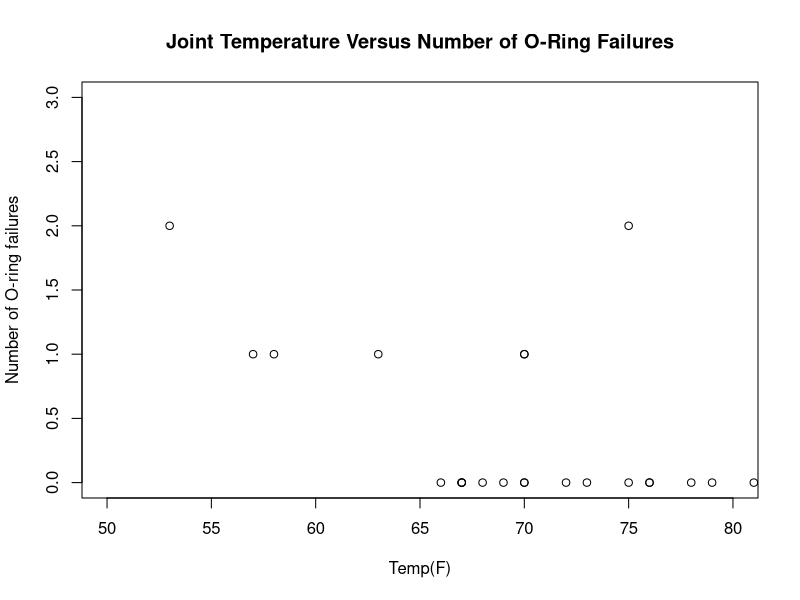
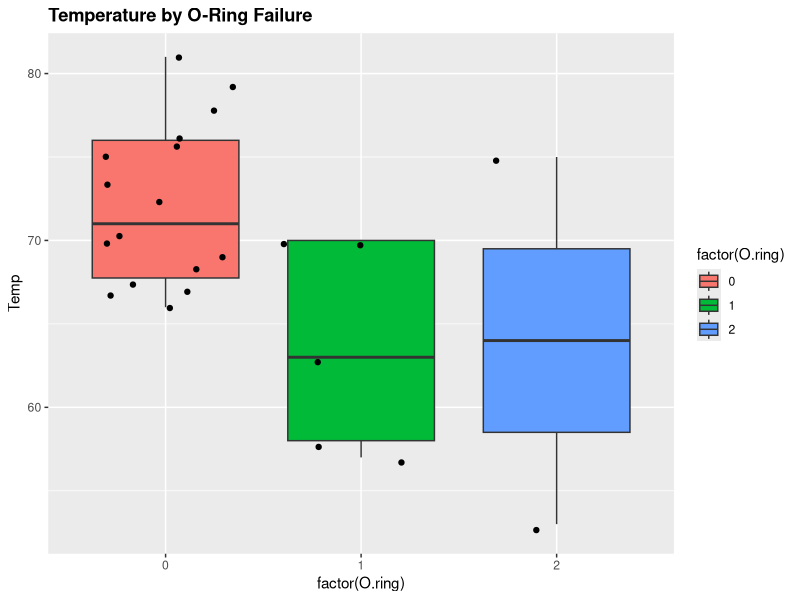
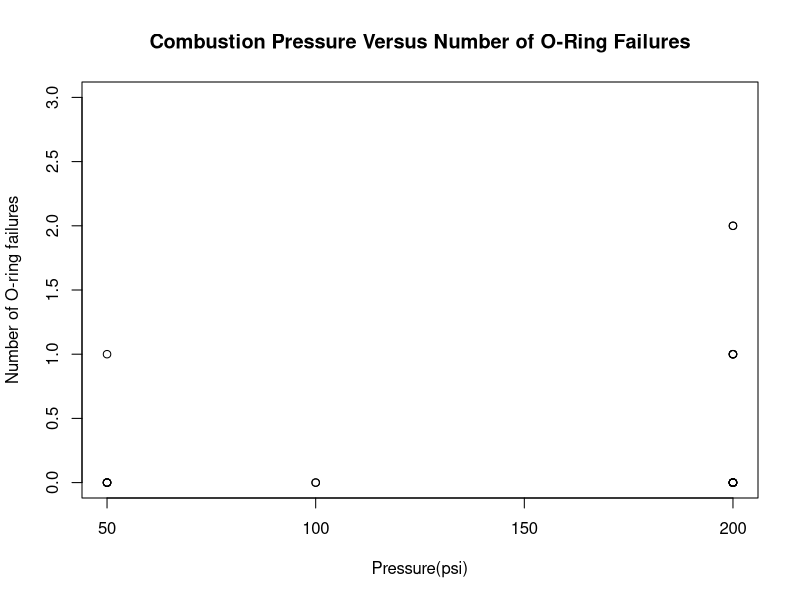
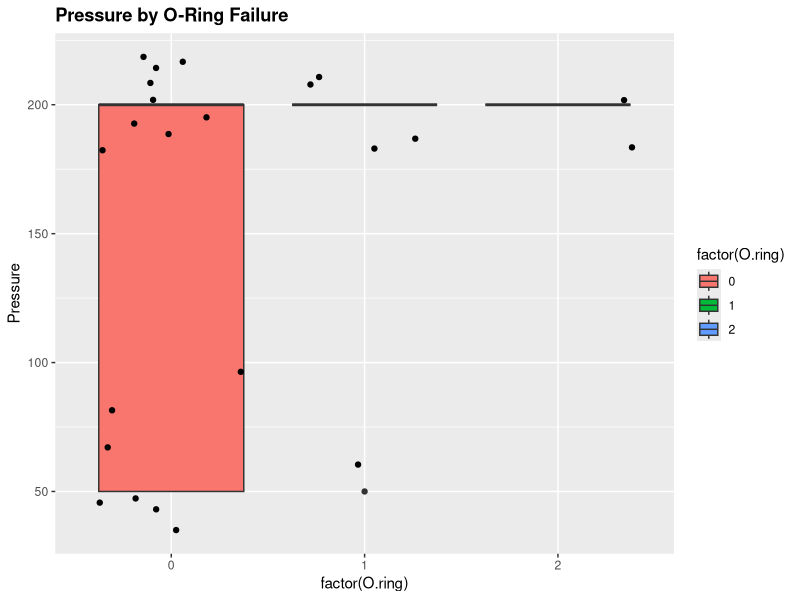

These figures' R source, in order:
## ---- chunk 1
library(knitr)
opts_chunk$set(tidy.opts=list(width.cutoff=60),tidy=TRUE)
## ---- chunk 2
setwd("/Users/arthur/Downloads/w271_Lab1_2018Summer")
challenger <- read.table(file = "challenger.csv", header=TRUE, sep=",")
summary(challenger)
## ---- chunk 3
# list rows of data that have missing values 
challenger[!complete.cases(challenger),] # no missing values
## ---- chunk 4
plot(x = challenger$Temp, y =challenger$O.ring, ylab='Number of O-ring failures', xlab='Temp(F)',
     main = 'Joint Temperature Versus Number of O-Ring Failures', xlim=c(50,80), ylim=c(0,3))
## ---- chunk 5
library(ggplot2)
# temperature by o-ring failure
ggplot(challenger, aes(factor(O.ring), Temp)) +
  geom_boxplot(aes(fill = factor(O.ring))) + 
  geom_jitter() +
  ggtitle("Temperature by O-Ring Failure") + 
  theme(plot.title = element_text(lineheight=1, face="bold")) 
## ---- chunk 6
plot(x = challenger$Pressure, y =challenger$O.ring, ylab='Number of O-ring failures', xlab='Pressure(psi)', main = 'Combustion Pressure Versus Number of O-Ring Failures', xlim=c(50,200), ylim=c(0,3))
## ---- chunk 7
# pressure by o-ring failure
ggplot(challenger, aes(factor(O.ring), Pressure)) +
  geom_boxplot(aes(fill = factor(O.ring))) + 
  geom_jitter() +
  ggtitle("Pressure by O-Ring Failure") + 
  theme(plot.title = element_text(lineheight=1, face="bold")) 
## ---- chunk 8
challenger$Fail <- ifelse(challenger$O.ring>=1, 1, 0)
head(challenger)
## ---- chunk 9
challenger.glm <- glm(Fail ~ Temp + Pressure, 
               family = binomial, data = challenger)
summary(challenger.glm)
## ---- chunk 10
challenger.glm.H0 <- glm(Fail ~ Temp, family = binomial, data=challenger)

anova(challenger.glm.H0, challenger.glm, test='Chisq')
## ---- chunk 11
library(car)
Anova(mod = challenger.glm, test = 'LR')
## ---- chunk 12
challenger.glm.temp <- glm(formula = Fail ~ Temp, family = binomial(link=logit), data = challenger)
summary(challenger.glm.temp)
